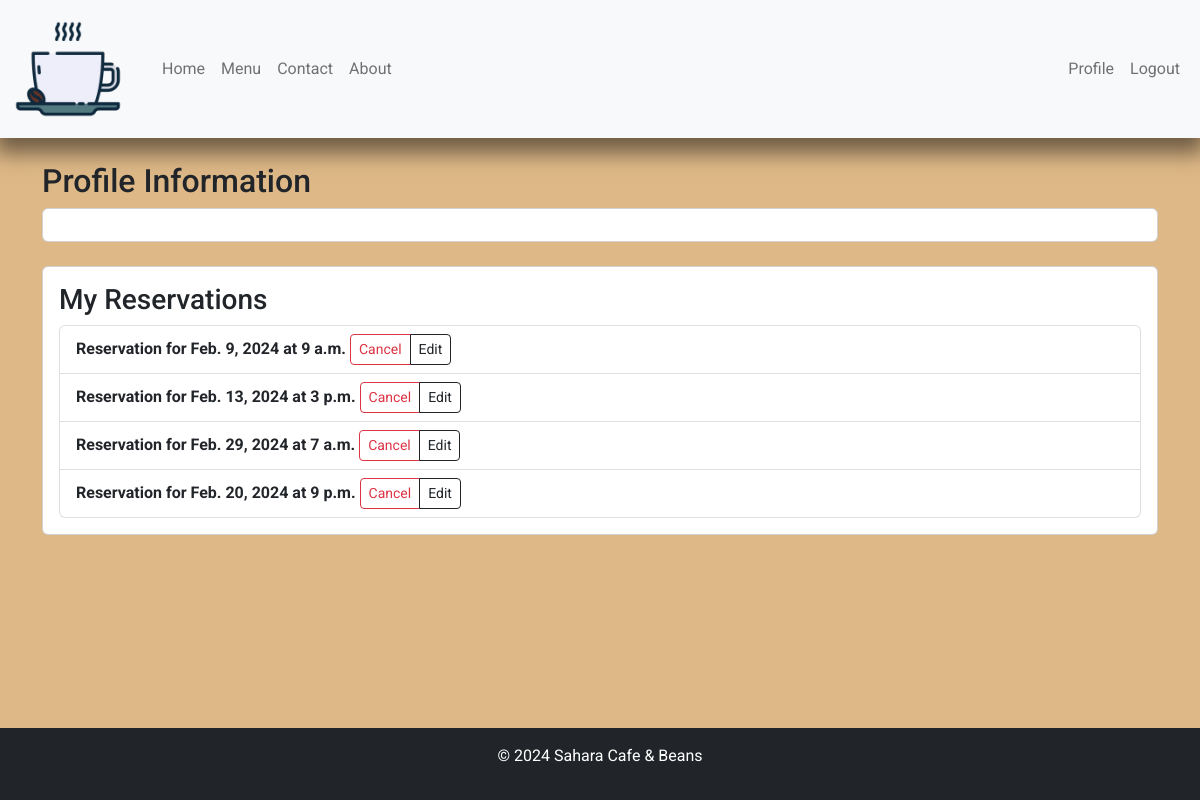
The page /reservations/user_reservations/ (signed in) on the database its author committed.
### reservations/models.py (models this page shows, shortened)
class Reservation(models.Model):
    user = models.ForeignKey(User, on_delete=models.CASCADE)
    date = models.DateField()
    time = models.TimeField(choices=times_for_reservation)
    number_of_guests = models.IntegerField(choices=numb_of_guest_choices)
    created_at = models.DateTimeField(auto_now_add=True)

### reservations/views.py (the view)
# urls.py: path('user_reservations/', views.user_reservations, name='user_reservations'),
@login_required
def user_reservations(request):
    reservations = Reservation.objects.filter(user=request.user)
    return render(request, 'accounts/profile_detail.html', {'reservations': reservations})

### accounts/templates/accounts/profile_detail.html (shortened to what this page needs)
{% extends 'base.html' %}
{% load static %}
{% block content %}
<div class="container mt-4">
    <h2>Profile Information</h2>
    <div class="card mb-4">
        <div class="card-body">
        </div>
    </div>
    <div class="card">
        <div class="card-body">
            <h3>My Reservations</h3>
            <ul class="list-group">
                {% if reservations %}
                    {% for reservation in reservations %}
                        <li class="list-group-item">
                            <strong>Reservation for {{ reservation.date }} at {{ reservation.time }}</strong>
                            <div class="btn-group" role="group">
                                <a href="{% url 'reservations:cancel_reservation' reservation.id %}" class="btn btn-outline-danger btn-sm">Cancel</a>
                                <a href="{% url 'reservations:edit_reservation' reservation.id %}" class="btn btn-outline-dark btn-sm">Edit</a>
                            </div>
                        </li>
                    {% endfor %}
                {% else %}
                    <li class="list-group-item">No reservations yet.</li>
                {% endif %}
            </ul>
        </div>
    </div>
</div>
{% endblock %}

### static/css/base.css (style rules this page uses)
:root { --font-primary: 'Roboto', sans-serif; --font-size-base: 16px; --font-size-small: 0.8rem; --font-size-large: 1.25rem; --main-color: #a0522d; --accent-color: #deb887; --background-color: #fffaf0; --box-shadow-color: 0px 10px 20px 5px rgba(0, 0, 0, 0.5); }
html, body { height: 100%; }
body { display: flex; flex-direction: column; font-family:var(--font-primary); }
h1, h2, h3, h4, h5, h6 { font-family: var(--font-size-base); }

### rows shown on the page
Reservation: date "Feb. 9, 2024", time "9 a.m."
Reservation: date "Feb. 13, 2024", time "3 p.m."
Reservation: date "Feb. 29, 2024", time "7 a.m."
Reservation: date "Feb. 20, 2024", time "9 p.m."
